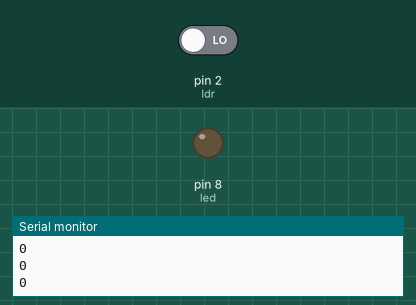
A sketch run on a simulated Arduino Uno, built with avr-gcc and run on an emulated ATmega328P. Shown: output pins drawn as LEDs (lit = HIGH), the last lines printed to the serial monitor. Inputs (shaded band) come from the test bench; at power-on: pin 2 (ldr) LOW.

Above: at 1.8 s.
1.9 s: pin 2 (ldr) driven HIGH
At 2.3 s:
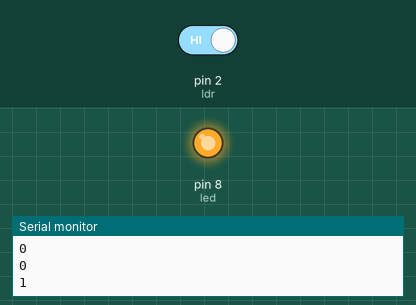
3.5 s: pin 2 (ldr) driven LOW
At 4.6 s:
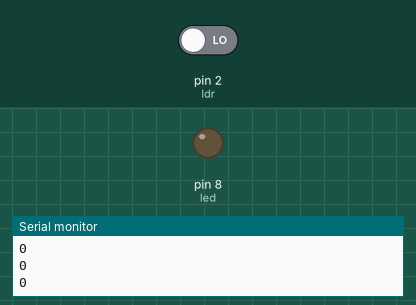
Timing chart, 0 to 6.5 s (numbered marks = the images above; inputs shaded):
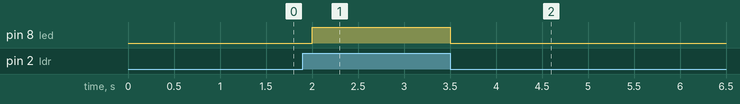

The sketch:

Switch_and_RxTx_module.ino
```cpp
int ldr=2;
int led=8;

void setup()
{
  pinMode(ldr,INPUT);
  pinMode(led,OUTPUT);
  Serial.begin(9600);
}

void loop()
{
  int state = digitalRead(ldr);
  Serial.println(state);
  if (state==HIGH)
  {
    digitalWrite(led,HIGH);
  delay(500);

  }
  else
  {
    digitalWrite(led,LOW);
    delay(500);

  }
  /*digitalWrite(led,HIGH);
  delay(500);
  digitalWrite(led,LOW);
  delay(500);*/
}
```

Measured:
- after the input at 1.9 s, pin 8 (led): LOW → HIGH after 0.10 s
- after the input at 3.5 s, pin 8 (led): HIGH → LOW at once
